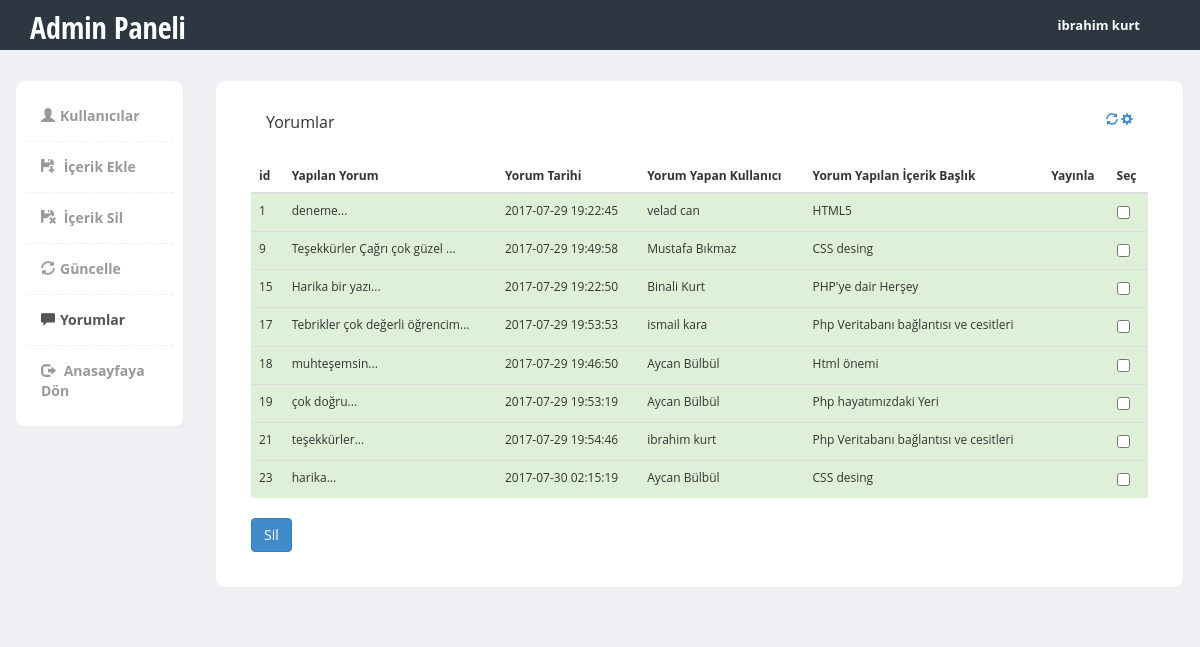
Screenshot of /adminPanel/yorumlar.php (signed in) with the database file from the repository.
### tables this page shows
CREATE TABLE `yorumlar`  (
  `id` int(11) NOT NULL AUTO_INCREMENT,
  `yapilan_yorum` text,
  `yorum_tarihi` timestamp(0) DEFAULT CURRENT_TIMESTAMP ON UPDATE CURRENT_TIMESTAMP(0),
  `kullanici_id` int(11) DEFAULT NULL,
  `icerik_id` int(11) DEFAULT NULL,
  `yayinla` tinyint(255) DEFAULT 0,
  PRIMARY KEY (`id`) USING BTREE
);

CREATE TABLE `kullanicilar`  (
  `id` int(255) NOT NULL AUTO_INCREMENT,
  `Kullanici_Adi` varchar(255) DEFAULT NULL,
  `Sifre` varchar(255) DEFAULT NULL,
  `AdiSoyadi` varchar(255) DEFAULT NULL,
  `email` varchar(255) DEFAULT NULL,
  `tipi` tinyint(255) NOT NULL DEFAULT 0,
  PRIMARY KEY (`id`) USING BTREE
);

CREATE TABLE `main`  (
  `id` int(11) NOT NULL AUTO_INCREMENT,
  `yazi_baslik` varchar(255) DEFAULT NULL,
  `yazar` varchar(255) DEFAULT NULL,
  `yazi_tarih` timestamp(0) DEFAULT CURRENT_TIMESTAMP ON UPDATE CURRENT_TIMESTAMP(0),
  `yazi_kategori` varchar(255) DEFAULT NULL,
  `yazi_icerigi` text,
  `gosterim` tinyint(255) DEFAULT 1,
  `kategori_id` int(11) DEFAULT NULL,
  PRIMARY KEY (`id`) USING BTREE
);

### adminPanel/yorumlar.php (the view, shortened to what this page needs)
<?php include_once "header.php" ?>
<?php
if(!isset($_SESSION["adi"])){
    header("Location:../giris.php");
}
else {
?>
    <div class="page-content">
    	<div class="row">
		  <div class="col-md-2">
		  	<div class="sidebar content-box" style="display: block;">
                <ul class="nav">
                    <li><a href="index.php"><i class="glyphicon glyphicon-user"></i>Kullanıcılar</a></li>
                    <li><a href="Ekleme.php"><i class=" glyphicon glyphicon-floppy-save"></i> İçerik Ekle</a></li>
                    <li ><a href="Sil.php"><i class="glyphicon glyphicon-floppy-remove"></i> İçerik Sil</a></li>
                    <li ><a href="Guncelle.php"><i class="glyphicon glyphicon-refresh"></i>Güncelle</a></li>
                    <li  class="current"><a href="yorumlar.php"><i class="glyphicon glyphicon-comment"></i>Yorumlar</a></li>
                    <li><a href="../index.php"><i class="glyphicon glyphicon-log-out"></i> Anasayfaya Dön</a></li>
                </ul>
             </div>
		  </div>
		  <div class="col-md-10">
		  	<div class="row">
          <div class="col-md-12">
            <div class="content-box-large">
              <div class="panel-heading">
              <div class="panel-title">Yorumlar</div>
              <div class="panel-options">
                <a href="#" data-rel="collapse"><i class="glyphicon glyphicon-refresh"></i></a>
                <a href="#" data-rel="reload"><i class="glyphicon glyphicon-cog"></i></a>
              </div>
            </div>
              <div class="panel-body">
                <form action="" method="get">
                  <table class="table">
                        <thead>
                          <tr>
                            <th>id</th>
                            <th>Yapılan Yorum</th>
                            <th>Yorum Tarihi</th>
                            <th>Yorum Yapan Kullanıcı</th>
                            <th>Yorum Yapılan İçerik Başlık</th>
                            <th>Yayınla</th>
                            <th>Seç</th>
                          </tr>
                        </thead>
                        <tbody>
                            <?php
                             $sorgu = $db->query("SELECT yorumlar.yayinla as yayinla,yorumlar.id as id,yorumlar.yapilan_yorum as yapilan_yorum ,yorumlar.yorum_tarihi as yorum_tarihi ,kullanicilar.AdiSoyadi as AdiSoyadi ,main.yazi_baslik as yazi_baslik
                                                    FROM yorumlar INNER JOIN 	kullanicilar ON yorumlar.kullanici_id=kullanicilar.id INNER JOIN main	ON
                                                      yorumlar.icerik_id=main.id ORDER BY id" , PDO::FETCH_ASSOC);
                             if($sorgu -> rowCount()){
                               foreach ($sorgu as $row) {
                             ?>
                          <tr class="success">
                            <td><?php echo $row['id'] ?></td>
                            <td><?php echo substr($row['yapilan_yorum'],0,35)."..." ?></td>
                            <td><?php echo $row['yorum_tarihi'] ?></td>
                            <td><?php echo $row['AdiSoyadi'] ?></td>
                            <td><?php echo $row['yazi_baslik'] ?></td>
                            <?php if ($row['yayinla'] == 0) {?>
                            <td><button type="submit" name="yayin" value="<?php echo $row['id'] ?>" class="btn btn-primary" style="" >Yayınla</button></td>
                            <?php } else { ?>
                              <td></td>
                              <?php } ?>
                            <td><input type="checkbox" value="<?php echo $row['id'] ?>" name="id" /></td>
                          </tr>
                          <?php
                        } ?>
                        </tbody>
                      </table>
                      <div>
                        <button type="submit" name="sil" value="1" class="btn btn-primary" style="" >Sil</button>
                    </div>
                  </form>
                    <?php
                }
                    ?>
              </div>
            </div>
          </div>
  			</div>
		  </div>
		</div>
    </div>
  <?php } ?>
      <link href="vendors/datatables/dataTables.bootstrap.css" rel="stylesheet" media="screen">
  </body>
</html>

### adminPanel/css/styles.css (style rules this page uses)
body { font-family: 'Open Sans', sans-serif; background-color: #f7f7f7; position: relative; margin: 0px; font-size: 12px; padding: 0px; }
.page-content > .row { margin-left: 0px !important; margin-right: 0px !important; margin-top: 30px; }
.content-box, .content-box-large { margin-bottom:30px; background:#fff; border-radius:10px; padding:10px; border-left:1px solid #eee; border-top:1px solid #eee; border-right:2px solid #eee; border-bottom:2px solid #eee; }
.content-box-large { padding: 20px; }
.sidebar ul.nav, .sidebar ul.nav ul { list-style: none; padding: 0px; margin: 0px; }
.sidebar .nav > li { margin: 0; border-bottom:1px dashed #eee; }
.sidebar .nav > li:last-child { border-bottom:0px; }
.sidebar .nav > li > a { font-size: 14px; line-height: 20px; padding: 15px 15px; color: #999; display: block; font-weight:bold; background:none; text-decoration: none; border-top:0px; font-weight:bold; }
.sidebar .nav > li > a > i { margin-right:5px; }
.sidebar .nav li a:hover, .sidebar .nav li.current > a { background: #fff; color: #555; border-bottom:0px; }
body { background-color: #eff0f3; }
.panel-heading>.panel-title, .content-box-header .panel-title { float: left; padding: 10px 15px; padding-top: 0px; }
.panel-heading>.panel-options, .content-box-header .panel-options { float: right; padding-right: 15px; }
.panel-heading>.panel-options>a, .content-box-header .panel-options>a { margin-top: 10px; }
.panel-body { clear:both; }

### rows the page displays
yorumlar: id "1", yapilan_yorum "deneme", yorum_tarihi "2017-07-29 19:22:45", kullanicilar.AdiSoyadi "velad can", main.yazi_baslik "HTML5", yayinla 1 (drawn)
yorumlar: id "9", yapilan_yorum "Teşekkürler Çağrı çok güzel", yorum_tarihi "2017-07-29 19:49:58", kullanicilar.AdiSoyadi "Mustafa Bıkmaz", main.yazi_baslik "CSS desing", yayinla 1 (drawn)
yorumlar: id "15", yapilan_yorum "Harika bir yazı", yorum_tarihi "2017-07-29 19:22:50", kullanicilar.AdiSoyadi "Binali Kurt", main.yazi_baslik "PHP'ye dair Herşey", yayinla 1 (drawn)
yorumlar: id "17", yapilan_yorum "Tebrikler çok değerli öğrencim", yorum_tarihi "2017-07-29 19:53:53", kullanicilar.AdiSoyadi "ismail kara", main.yazi_baslik "Php Veritabanı bağlantısı ve cesitleri", yayinla 1 (drawn)
yorumlar: id "18", yapilan_yorum "muhteşemsin", yorum_tarihi "2017-07-29 19:46:50", kullanicilar.AdiSoyadi "Aycan Bülbül", main.yazi_baslik "Html önemi", yayinla 1 (drawn)
yorumlar: id "19", yapilan_yorum "çok doğru", yorum_tarihi "2017-07-29 19:53:19", kullanicilar.AdiSoyadi "Aycan Bülbül", main.yazi_baslik "Php hayatımızdaki Yeri", yayinla 1 (drawn)
yorumlar: id "21", yapilan_yorum "teşekkürler", yorum_tarihi "2017-07-29 19:54:46", kullanicilar.AdiSoyadi "ibrahim kurt", main.yazi_baslik "Php Veritabanı bağlantısı ve cesitleri", yayinla 1 (drawn)
yorumlar: id "23", yapilan_yorum "harika", yorum_tarihi "2017-07-30 02:15:19", kullanicilar.AdiSoyadi "Aycan Bülbül", main.yazi_baslik "CSS desing", yayinla 1 (drawn)

### other values shown
$_SESSION['adi'] "ibrahim kurt"
